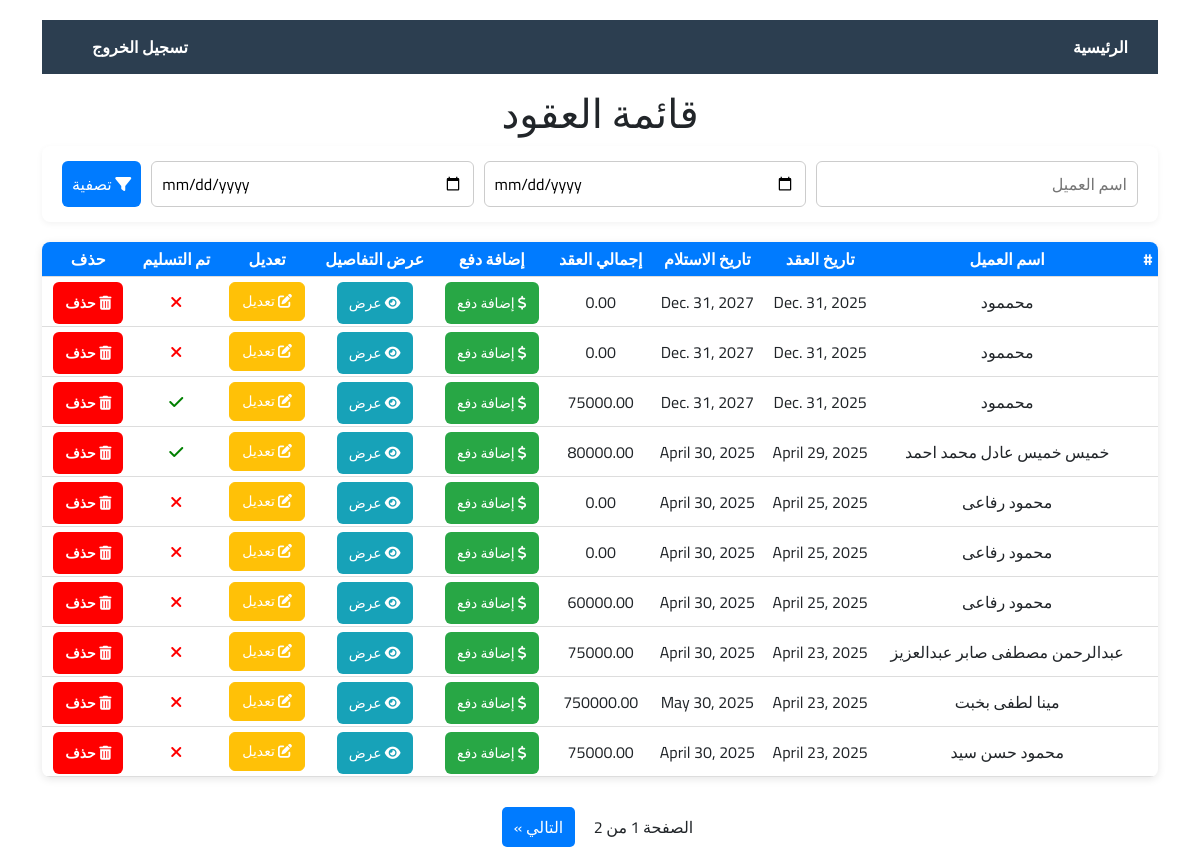
Page /contracts/ on the earlier database version.
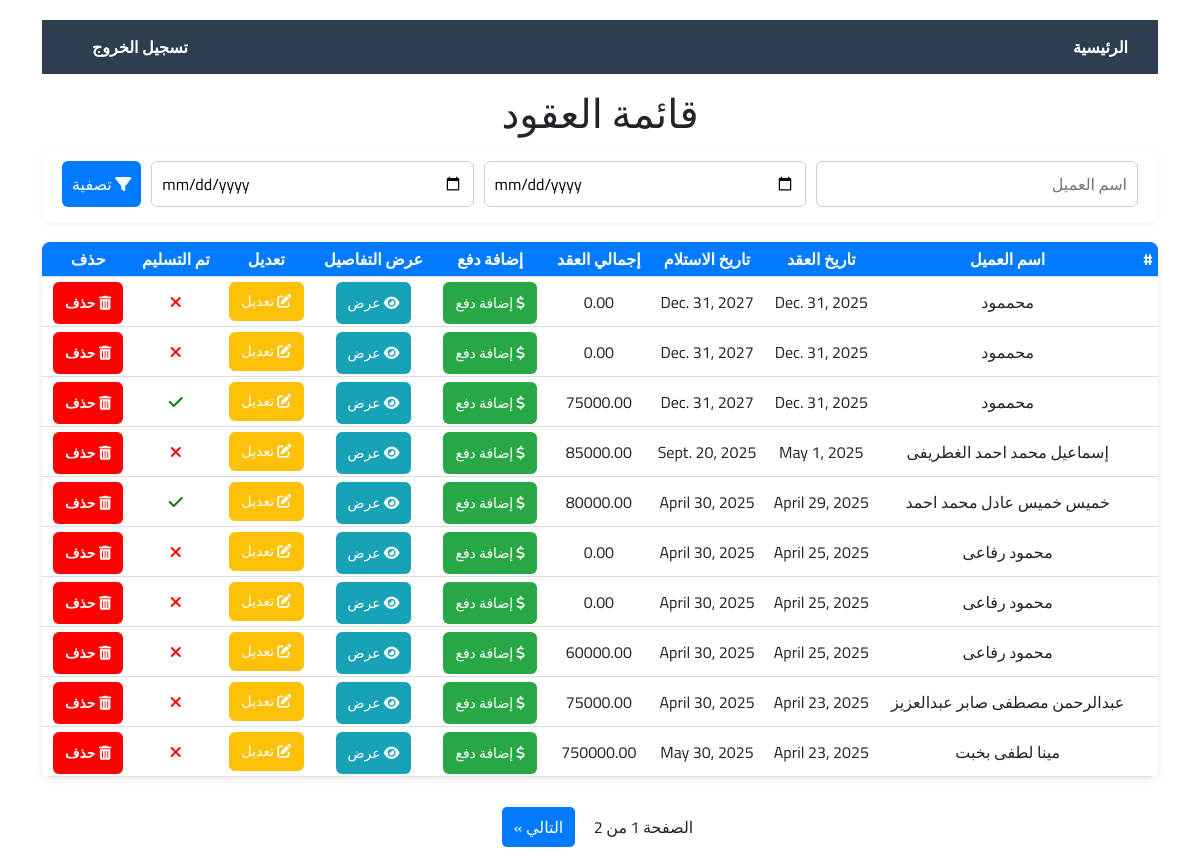
Same page on the later database version.
### app/models.py (models this page shows, shortened)
class Contract(models.Model):
    client_name = models.CharField(max_length=220)
    client_id = models.CharField(max_length=14)
    client_address = models.CharField(max_length=220)
    contract_date = models.DateField()
    recieve_date = models.DateField()
    contract_total = models.DecimalField(max_digits=10, decimal_places=2)
    remain= models.DecimalField(max_digits=10, decimal_places=2, default=0.00)
    employee_name = models.CharField(max_length=200, default=' ')
    contract_header_image = models.ImageField(upload_to='contracts', default='logo.jpg')
    is_deliver = models.BooleanField(default=False)
    class Meta:
        ordering = ('-contract_date', )

### app/views.py (the view)
# urls.py: path('contracts/', contract_list, name='contracts'),
def contract_list(request):
    contracts = Contract.objects.all()
    client_name = request.GET.get("client_name")
    contract_date = request.GET.get("contract_date")
    recieve_date = request.GET.get("recieve_date")
    if client_name:
        contracts = contracts.filter(client_name__icontains=client_name)
    if contract_date:
        contracts = contracts.filter(contract_date=contract_date)
    if recieve_date:
        contracts = contracts.filter(recieve_date=recieve_date)
    paginator = Paginator(contracts, 10)
    page_number = request.GET.get("page")
    page_obj = paginator.get_page(page_number)
    return render(request, 'contracts.html', {
        'page_obj': page_obj,
        'contracts': page_obj.object_list,
    })

### templates/contracts.html (shortened to what this page needs)
<!DOCTYPE html>
<html lang="ar" dir="rtl">
<head>
    <link rel="stylesheet" href="https://cdnjs.cloudflare.com/ajax/libs/font-awesome/6.5.0/css/all.min.css">
  <link href="https://cdn.jsdelivr.net/npm/bootstrap@5.3.0/dist/css/bootstrap.min.css" rel="stylesheet">
</head>
<body>
<div class="container">
  <div class="navbar">
    <div>
        <a href="{%url 'home' %}">الرئيسية</a>
    </div>
    <div>
        <a href="{%url 'logout' %}">تسجيل الخروج</a>
    </div>
</div>
    <h1  class="mt-3">قائمة العقود</h1>
    <form method="get" class="filter-form">
        <input type="text" name="client_name" placeholder="اسم العميل" value="{{ request.GET.client_name }}">
        <input type="date" name="contract_date" placeholder="تاريخ العقد" value="{{ request.GET.contract_date }}">
        <input type="date" name="recieve_date" placeholder="تاريخ الاستلام" value="{{ request.GET.recieve_date }}">
        <button type="submit"><i class="fas fa-filter"></i> تصفية</button>
    </form>
    <table>
        <thead>
            <tr>
                <th>#</th>
                <th>اسم العميل</th>
                <th>تاريخ العقد</th>
                <th>تاريخ الاستلام</th>
                <th>إجمالي العقد</th>
                <th>إضافة دفع</th>
                <th>عرض التفاصيل</th>
                <th>تعديل</th>
                <th>تم التسليم </th>
                <th>حذف</th>
            </tr>
        </thead>
        <tbody>
            {% for contract in contracts %}
            <tr>
                <td>{{ row_number }}</td>
                <td>{{ contract.client_name }}</td>
                <td>{{ contract.contract_date }}</td>
                <td>{{ contract.recieve_date }}</td>
                <td>{{ contract.contract_total }}</td>
                <td class="actions">
                    <a href="#" class="view-btn open-modal" style="background-color: #28a745 !important;"
                        data-url="{% url 'create_deliverable' contract.pk %}"
                        data-contract="{{ contract.client_name }}">
                        <i class="fas fa-dollar-sign"></i> إضافة دفع
                    </a>
                </td>
                <td class="actions">
                    <a href="{%url 'contract_details' contract.pk %}" class="view-btn">
                        <i class="fas fa-eye"></i> عرض
                    </a>
                </td>
                <td class="actions">
                  <a  href="{%url 'update_contract' contract.pk %}" class="view-btn btn btn-warning">
                      <i class="fas fa-edit"></i> تعديل
                  </a>
              </td>
                <td class="actions">
               {%if contract.is_deliver%}
                <i style="color: green;" class="fas fa-check"></i>
               {%else%}
               <i style="color: red;" class="fa-solid fa-xmark"></i>
               {%endif%}
                  </td>
                <td class="actions">
                  <a href="#"
                     class="view-btn delete-btn"
                     data-url="{% url 'delete_contract' contract.pk %}"
                     data-name="{{ contract.client_name }}">
                     <i class="fas fa-trash-alt"> حذف  </i>
                  </a>
              </td>
            </tr>
            {% empty %}
            <tr>
                <td colspan="7">لا توجد عقود مطابقة.</td>
            </tr>
            {% endfor %}
        </tbody>
    </table>
    {% with '' as filters %}
    <div style="text-align: center !important;" class="cust0m-pagination">
        <span>الصفحة {{ page_obj.number }} من {{ page_obj.paginator.num_pages }}</span>
        {% if page_obj.has_next %}
            <a href="?{{ filters }}page={{ page_obj.next_page_number }}">
                التالي &raquo;
            </a>
        {% endif %}
    </div>
{% endwith %}
</div>
</body>
</html>

Differences in the rows shown:
no longer on this page (row unchanged): Contract: client_name "محمود حسن سيد", contract_date "April 23, 2025", recieve_date "April 30, 2025", contract_total "75000.00", is_deliver False (drawn)
added Contract: client_name "إسماعيل محمد احمد الغطريفى", contract_date "May 1, 2025", recieve_date "Sept. 20, 2025", contract_total "85000.00", is_deliver False (drawn)
